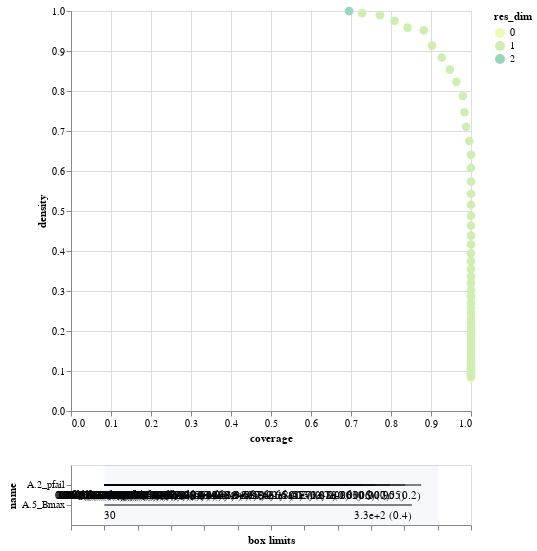

Notebook cell for this chart:
### Code cell
box.inspect_tradeoff()

### Figure 1 — Vega-Lite specification as saved in the notebook (floating-point values rounded to 4 significant figures)
{"config": {"view": {"continuousWidth": 400, "continuousHeight": 300}}, "vconcat": [{"data": {"name": "data-e1563e8d9bee605c06d7f7d34af042b6"}, "mark": {"type": "circle", "size": 75}, "encoding": {"color": {"type": "ordinal", "field": "res_dim", "scale": {"range": ["#eff9b6", "#d0edb3", "#97d6b9", "#5dc0c0", "#31a5c2", "#1f80b8", "#2354a3", "#21318d"]}}, "opacity": {"condition": {"value": 1, "selection": "selector004"}, "value": 0.4}, "tooltip": [{"type": "ordinal", "field": "id"}, {"type": "quantitative", "field": "coverage", "format": ".2"}, {"type": "quantitative", "field": "density", "format": ".2"}, {"type": "ordinal", "field": "res_dim"}], "x": {"type": "quantitative", "field": "coverage"}, "y": {"type": "quantitative", "field": "density"}}, "height": 400, "selection": {"selector004": {"type": "single", "fields": ["id"]}}, "width": 400}, {"layer": [{"data": {"name": "data-24de34e8323664c233fd2178bd64fc2b"}, "mark": "rule", "encoding": {"x": {"type": "quantitative", "axis": {"grid": false, "labels": false, "title": "box limits"}, "field": "x_lower", "scale": {"domain": [0, 1], "padding": 0.1}}, "x2": {"field": "x_upper"}, "y": {"type": "nominal", "field": "name", "scale": {"padding": 1.0}}}, "transform": [{"calculate": "(datum.x1-datum.minimum)/(datum.maximum-datum.minimum)", "as": "x_lower"}, {"calculate": "(datum.x2-datum.minimum)/(datum.maximum-datum.minimum)", "as": "x_upper"}, {"filter": {"selection": "selector004"}}], "width": 400}, {"data": {"name": "data-24de34e8323664c233fd2178bd64fc2b"}, "mark": {"type": "text", "align": "left", "baseline": "top", "dy": 5}, "encoding": {"text": {"type": "ordinal", "field": "text"}, "x": {"type": "quantitative", "axis": {"grid": false, "labels": false, "title": "box limits"}, "field": "x_lower", "scale": {"domain": [0, 1], "padding": 0.1}}, "x2": {"field": "x_upper"}, "y": {"type": "nominal", "field": "name", "scale": {"padding": 1.0}}}, "transform": [{"calculate": "(datum.x1-datum.minimum)/(datum.maximum-datum.minimum)", "as": "x_lower"}, {"calculate": "(datum.x2-datum.minimum)/(datum.maximum-datum.minimum)", "as": "x_upper"}, {"filter": {"selection": "selector004"}}, {"calculate": "datum.qp_lower>0?format(datum.x1, \".2\")+\" (\"+format(datum.qp_lower, \".1~g\")+\")\" :format(datum.x1, \".2\")", "as": "text"}], "width": 400}, {"data": {"name": "data-24de34e8323664c233fd2178bd64fc2b"}, "mark": {"type": "text", "align": "right", "baseline": "top", "dy": 5}, "encoding": {"text": {"type": "ordinal", "field": "text"}, "x": {"type": "quantitative", "field": "x_upper"}, "x2": {"field": "x_upper"}, "y": {"type": "nominal", "field": "name", "scale": {"padding": 1.0}}}, "transform": [{"calculate": "(datum.x1-datum.minimum)/(datum.maximum-datum.minimum)", "as": "x_lower"}, {"calculate": "(datum.x2-datum.minimum)/(datum.maximum-datum.minimum)", "as": "x_upper"}, {"filter": {"selection": "selector004"}}, {"calculate": "datum.qp_upper>0?format(datum.x2, \".2\")+\" (\"+format(datum.qp_upper, \".1\")+\")\" :format(datum.x2, \".2\")", "as": "text"}], "width": 400}, {"data": {"name": "data-bb8d07f6df3d47a6a475317795287b23"}, "mark": {"type": "rect", "opacity": 0.05}, "encoding": {"x": {"type": "quantitative", "field": "start"}, "x2": {"field": "end"}}}, {"data": {"name": "data-d751713988987e9331980363e24189ce"}, "mark": "point", "encoding": {"x": {"type": "quantitative", "field": "x"}, "y": {"type": "nominal", "field": "name"}}, "transform": [{"filter": {"selection": "selector004"}}], "width": 400}, {"data": {"name": "data-d751713988987e9331980363e24189ce"}, "mark": {"type": "text", "align": "center", "baseline": "top", "dy": 5}, "encoding": {"text": {"type": "nominal", "field": "item"}, "x": {"type": "quantitative", "field": "x"}, "y": {"type": "nominal", "field": "name"}}, "transform": [{"filter": {"selection": "selector004"}}], "width": 400}]}], "$schema": "https://vega.github.io/schema/vega-lite/v4.8.1.json", "datasets": {"data-e1563e8d9bee605c06d7f7d34af042b6": [{"coverage": 1.0, "density": 0.082, "id": 0, "mass": 1.0, "mean": 0.082, "res_dim": 0}, {"coverage": 1.0, "density": 0.08632, "id": 1, "mass": 0.95, "mean": 0.08632, "res_dim": 1}, {"coverage": 1.0, "density": 0.09091, "id": 2, "mass": 0.902, "mean": 0.09091, "res_dim": 1}, {"coverage": 1.0, "density": 0.09579, "id": 3, "mass": 0.856, "mean": 0.09579, "res_dim": 1}, {"coverage": 1.0, "density": 0.1009, "id": 4, "mass": 0.813, "mean": 0.1009, "res_dim": 1}, {"coverage": 1.0, "density": 0.1062, "id": 5, "mass": 0.772, "mean": 0.1062, "res_dim": 1}, {"coverage": 1.0, "density": 0.1119, "id": 6, "mass": 0.733, "mean": 0.1119, "res_dim": 1}, {"coverage": 1.0, "density": 0.1178, "id": 7, "mass": 0.696, "mean": 0.1178, "res_dim": 1}, {"coverage": 1.0, "density": 0.1241, "id": 8, "mass": 0.661, "mean": 0.1241, "res_dim": 1}, {"coverage": 1.0, "density": 0.1308, "id": 9, "mass": 0.627, "mean": 0.1308, "res_dim": 1}, {"coverage": 1.0, "density": 0.1378, "id": 10, "mass": 0.595, "mean": 0.1378, "res_dim": 1}, {"coverage": 1.0, "density": 0.1451, "id": 11, "mass": 0.565, "mean": 0.1451, "res_dim": 1}, {"coverage": 1.0, "density": 0.153, "id": 12, "mass": 0.536, "mean": 0.153, "res_dim": 1}, {"coverage": 1.0, "density": 0.1611, "id": 13, "mass": 0.509, "mean": 0.1611, "res_dim": 1}, {"coverage": 1.0, "density": 0.1698, "id": 14, "mass": 0.483, "mean": 0.1698, "res_dim": 1}, {"coverage": 1.0, "density": 0.179, "id": 15, "mass": 0.458, "mean": 0.179, "res_dim": 1}, {"coverage": 1.0, "density": 0.1885, "id": 16, "mass": 0.435, "mean": 0.1885, "res_dim": 1}, {"coverage": 1.0, "density": 0.1985, "id": 17, "mass": 0.413, "mean": 0.1985, "res_dim": 1}, {"coverage": 1.0, "density": 0.2092, "id": 18, "mass": 0.392, "mean": 0.2092, "res_dim": 1}, {"coverage": 1.0, "density": 0.2204, "id": 19, "mass": 0.372, "mean": 0.2204, "res_dim": 1}, {"coverage": 1.0, "density": 0.2323, "id": 20, "mass": 0.353, "mean": 0.2323, "res_dim": 1}, {"coverage": 1.0, "density": 0.2448, "id": 21, "mass": 0.335, "mean": 0.2448, "res_dim": 1}, {"coverage": 1.0, "density": 0.2579, "id": 22, "mass": 0.318, "mean": 0.2579, "res_dim": 1}, {"coverage": 1.0, "density": 0.2715, "id": 23, "mass": 0.302, "mean": 0.2715, "res_dim": 1}, {"coverage": 1.0, "density": 0.2867, "id": 24, "mass": 0.286, "mean": 0.2867, "res_dim": 1}, {"coverage": 1.0, "density": 0.3026, "id": 25, "mass": 0.271, "mean": 0.3026, "res_dim": 1}, {"coverage": 1.0, "density": 0.3191, "id": 26, "mass": 0.257, "mean": 0.3191, "res_dim": 1}, {"coverage": 1.0, "density": 0.3361, "id": 27, "mass": 0.244, "mean": 0.3361, "res_dim": 1}, {"coverage": 1.0, "density": 0.355, "id": 28, "mass": 0.231, "mean": 0.355, "res_dim": 1}, {"coverage": 1.0, "density": 0.3744, "id": 29, "mass": 0.219, "mean": 0.3744, "res_dim": 1}, {"coverage": 1.0, "density": 0.3942, "id": 30, "mass": 0.208, "mean": 0.3942, "res_dim": 1}, {"coverage": 1.0, "density": 0.4162, "id": 31, "mass": 0.197, "mean": 0.4162, "res_dim": 1}, {"coverage": 1.0, "density": 0.4385, "id": 32, "mass": 0.187, "mean": 0.4385, "res_dim": 1}, {"coverage": 1.0, "density": 0.4633, "id": 33, "mass": 0.177, "mean": 0.4633, "res_dim": 1}, {"coverage": 1.0, "density": 0.4881, "id": 34, "mass": 0.168, "mean": 0.4881, "res_dim": 1}, {"coverage": 1.0, "density": 0.5157, "id": 35, "mass": 0.159, "mean": 0.5157, "res_dim": 1}, {"coverage": 1.0, "density": 0.543, "id": 36, "mass": 0.151, "mean": 0.543, "res_dim": 1}, {"coverage": 1.0, "density": 0.5734, "id": 37, "mass": 0.143, "mean": 0.5734, "res_dim": 1}, {"coverage": 1.0, "density": 0.6074, "id": 38, "mass": 0.135, "mean": 0.6074, "res_dim": 1}, {"coverage": 1.0, "density": 0.6406, "id": 39, "mass": 0.128, "mean": 0.6406, "res_dim": 1}, {"coverage": 0.9959, "density": 0.6749, "id": 40, "mass": 0.121, "mean": 0.6749, "res_dim": 1}, {"coverage": 0.9878, "density": 0.7105, "id": 41, "mass": 0.114, "mean": 0.7105, "res_dim": 1}, {"coverage": 0.9837, "density": 0.7469, "id": 42, "mass": 0.108, "mean": 0.7469, "res_dim": 1}, {"coverage": 0.9797, "density": 0.7876, "id": 43, "mass": 0.102, "mean": 0.7876, "res_dim": 1}, {"coverage": 0.9634, "density": 0.8229, "id": 44, "mass": 0.096, "mean": 0.8229, "res_dim": 1}, {"coverage": 0.9472, "density": 0.8535, "id": 45, "mass": 0.091, "mean": 0.8535, "res_dim": 1}, {"coverage": 0.9268, "density": 0.8837, "id": 46, "mass": 0.086, "mean": 0.8837, "res_dim": 1}, {"coverage": 0.9024, "density": 0.9136, "id": 47, "mass": 0.081, "mean": 0.9136, "res_dim": 1}, {"coverage": 0.8821, "density": 0.9518, "id": 48, "mass": 0.076, "mean": 0.9518, "res_dim": 1}, {"coverage": 0.8415, "density": 0.9583, "id": 49, "mass": 0.072, "mean": 0.9583, "res_dim": 1}, {"coverage": 0.8089, "density": 0.9755, "id": 50, "mass": 0.068, "mean": 0.9755, "res_dim": 1}, {"coverage": 0.7724, "density": 0.9896, "id": 51, "mass": 0.064, "mean": 0.9896, "res_dim": 1}, {"coverage": 0.7276, "density": 0.9944, "id": 52, "mass": 0.06, "mean": 0.9944, "res_dim": 1}, {"coverage": 0.6951, "density": 1.0, "id": 53, "mass": 0.057, "mean": 1.0, "res_dim": 2}], "data-24de34e8323664c233fd2178bd64fc2b": [{"x1": 0.0006492, "x2": 0.9502, "name": "A.2_pfail", "id": 1, "minimum": 0.0006492, "maximum": 0.9995, "qp_lower": -1.0, "qp_upper": 0.2093}, {"x1": 0.0006492, "x2": 0.9022, "name": "A.2_pfail", "id": 2, "minimum": 0.0006492, "maximum": 0.9995, "qp_lower": -1.0, "qp_upper": 0.0507}, {"x1": 0.0006492, "x2": 0.8562, "name": "A.2_pfail", "id": 3, "minimum": 0.0006492, "maximum": 0.9995, "qp_lower": -1.0, "qp_upper": 0.006899}, {"x1": 0.0006492, "x2": 0.813, "name": "A.2_pfail", "id": 4, "minimum": 0.0006492, "maximum": 0.9995, "qp_lower": -1.0, "qp_upper": 0.000553}, {"x1": 0.0006492, "x2": 0.7721, "name": "A.2_pfail", "id": 5, "minimum": 0.0006492, "maximum": 0.9995, "qp_lower": -1.0, "qp_upper": 2.526e-05}, {"x1": 0.0006492, "x2": 0.7332, "name": "A.2_pfail", "id": 6, "minimum": 0.0006492, "maximum": 0.9995, "qp_lower": -1.0, "qp_upper": 6.675e-07}, {"x1": 0.0006492, "x2": 0.6958, "name": "A.2_pfail", "id": 7, "minimum": 0.0006492, "maximum": 0.9995, "qp_lower": -1.0, "qp_upper": 1.047e-08}, {"x1": 0.0006492, "x2": 0.6612, "name": "A.2_pfail", "id": 8, "minimum": 0.0006492, "maximum": 0.9995, "qp_lower": -1.0, "qp_upper": 1.007e-10}, {"x1": 0.0006492, "x2": 0.6269, "name": "A.2_pfail", "id": 9, "minimum": 0.0006492, "maximum": 0.9995, "qp_lower": -1.0, "qp_upper": 5.248e-13}, {"x1": 0.0006492, "x2": 0.5946, "name": "A.2_pfail", "id": 10, "minimum": 0.0006492, "maximum": 0.9995, "qp_lower": -1.0, "qp_upper": 1.756e-15}, {"x1": 0.0006492, "x2": 0.5647, "name": "A.2_pfail", "id": 11, "minimum": 0.0006492, "maximum": 0.9995, "qp_lower": -1.0, "qp_upper": 3.714e-18}, {"x1": 0.0006492, "x2": 0.5358, "name": "A.2_pfail", "id": 12, "minimum": 0.0006492, "maximum": 0.9995, "qp_lower": -1.0, "qp_upper": 5.161e-21}, {"x1": 0.0006492, "x2": 0.5086, "name": "A.2_pfail", "id": 13, "minimum": 0.0006492, "maximum": 0.9995, "qp_lower": -1.0, "qp_upper": 4.938e-24}, {"x1": 0.0006492, "x2": 0.4833, "name": "A.2_pfail", "id": 14, "minimum": 0.0006492, "maximum": 0.9995, "qp_lower": -1.0, "qp_upper": 2.811e-27}, {"x1": 0.0006492, "x2": 0.4579, "name": "A.2_pfail", "id": 15, "minimum": 0.0006492, "maximum": 0.9995, "qp_lower": -1.0, "qp_upper": 9.519e-31}, {"x1": 0.0006492, "x2": 0.4347, "name": "A.2_pfail", "id": 16, "minimum": 0.0006492, "maximum": 0.9995, "qp_lower": -1.0, "qp_upper": 2.786e-34}, {"x1": 0.0006492, "x2": 0.413, "name": "A.2_pfail", "id": 17, "minimum": 0.0006492, "maximum": 0.9995, "qp_lower": -1.0, "qp_upper": 5.267e-38}, {"x1": 0.0006492, "x2": 0.3923, "name": "A.2_pfail", "id": 18, "minimum": 0.0006492, "maximum": 0.9995, "qp_lower": -1.0, "qp_upper": 6.538e-42}, {"x1": 0.0006492, "x2": 0.372, "name": "A.2_pfail", "id": 19, "minimum": 0.0006492, "maximum": 0.9995, "qp_lower": -1.0, "qp_upper": 5.442e-46}, {"x1": 0.0006492, "x2": 0.3533, "name": "A.2_pfail", "id": 20, "minimum": 0.0006492, "maximum": 0.9995, "qp_lower": -1.0, "qp_upper": 3.119e-50}, {"x1": 0.0006492, "x2": 0.3348, "name": "A.2_pfail", "id": 21, "minimum": 0.0006492, "maximum": 0.9995, "qp_lower": -1.0, "qp_upper": 1.272e-54}, {"x1": 0.0006492, "x2": 0.3178, "name": "A.2_pfail", "id": 22, "minimum": 0.0006492, "maximum": 0.9995, "qp_lower": -1.0, "qp_upper": 3.842e-59}, {"x1": 0.0006492, "x2": 0.3023, "name": "A.2_pfail", "id": 23, "minimum": 0.0006492, "maximum": 0.9995, "qp_lower": -1.0, "qp_upper": 9.032e-64}, {"x1": 0.0006492, "x2": 0.2863, "name": "A.2_pfail", "id": 24, "minimum": 0.0006492, "maximum": 0.9995, "qp_lower": -1.0, "qp_upper": 6.389e-69}, {"x1": 0.0006492, "x2": 0.2712, "name": "A.2_pfail", "id": 25, "minimum": 0.0006492, "maximum": 0.9995, "qp_lower": -1.0, "qp_upper": 5.821e-74}, {"x1": 0.0006492, "x2": 0.2572, "name": "A.2_pfail", "id": 26, "minimum": 0.0006492, "maximum": 0.9995, "qp_lower": -1.0, "qp_upper": 3.435e-79}, {"x1": 0.0006492, "x2": 0.2442, "name": "A.2_pfail", "id": 27, "minimum": 0.0006492, "maximum": 0.9995, "qp_lower": -1.0, "qp_upper": 1.839e-84}, {"x1": 0.0006492, "x2": 0.2309, "name": "A.2_pfail", "id": 28, "minimum": 0.0006492, "maximum": 0.9995, "qp_lower": -1.0, "qp_upper": 3.439e-90}, {"x1": 0.0006492, "x2": 0.219, "name": "A.2_pfail", "id": 29, "minimum": 0.0006492, "maximum": 0.9995, "qp_lower": -1.0, "qp_upper": 6.094e-96}, {"x1": 0.0006492, "x2": 0.208, "name": "A.2_pfail", "id": 30, "minimum": 0.0006492, "maximum": 0.9995, "qp_lower": -1.0, "qp_upper": 1.158e-101}, {"x1": 0.0006492, "x2": 0.197, "name": "A.2_pfail", "id": 31, "minimum": 0.0006492, "maximum": 0.9995, "qp_lower": -1.0, "qp_upper": 7.071e-108}, {"x1": 0.0006492, "x2": 0.187, "name": "A.2_pfail", "id": 32, "minimum": 0.0006492, "maximum": 0.9995, "qp_lower": -1.0, "qp_upper": 5.093e-114}, {"x1": 0.0006492, "x2": 0.1772, "name": "A.2_pfail", "id": 33, "minimum": 0.0006492, "maximum": 0.9995, "qp_lower": -1.0, "qp_upper": 1.048e-120}, {"x1": 0.0006492, "x2": 0.1682, "name": "A.2_pfail", "id": 34, "minimum": 0.0006492, "maximum": 0.9995, "qp_lower": -1.0, "qp_upper": 2.896e-127}, {"x1": 0.0006492, "x2": 0.1589, "name": "A.2_pfail", "id": 35, "minimum": 0.0006492, "maximum": 0.9995, "qp_lower": -1.0, "qp_upper": 2.015e-134}, {"x1": 0.0006492, "x2": 0.1507, "name": "A.2_pfail", "id": 36, "minimum": 0.0006492, "maximum": 0.9995, "qp_lower": -1.0, "qp_upper": 2.25e-141}, {"x1": 0.0006492, "x2": 0.1429, "name": "A.2_pfail", "id": 37, "minimum": 0.0006492, "maximum": 0.9995, "qp_lower": -1.0, "qp_upper": 2.576e-149}, {"x1": 0.0006492, "x2": 0.1346, "name": "A.2_pfail", "id": 38, "minimum": 0.0006492, "maximum": 0.9995, "qp_lower": -1.0, "qp_upper": 2.245e-157}, {"x1": 0.0006492, "x2": 0.1283, "name": "A.2_pfail", "id": 39, "minimum": 0.0006492, "maximum": 0.9995, "qp_lower": -1.0, "qp_upper": 1.698e-165}, {"x1": 0.0006492, "x2": 0.1208, "name": "A.2_pfail", "id": 40, "minimum": 0.0006492, "maximum": 0.9995, "qp_lower": -1.0, "qp_upper": 3.865e-173}, {"x1": 0.0006492, "x2": 0.1143, "name": "A.2_pfail", "id": 41, "minimum": 0.0006492, "maximum": 0.9995, "qp_lower": -1.0, "qp_upper": 2.74e-180}, {"x1": 0.0006492, "x2": 0.1084, "name": "A.2_pfail", "id": 42, "minimum": 0.0006492, "maximum": 0.9995, "qp_lower": -1.0, "qp_upper": 2.611e-188}, {"x1": 0.0006492, "x2": 0.1017, "name": "A.2_pfail", "id": 43, "minimum": 0.0006492, "maximum": 0.9995, "qp_lower": -1.0, "qp_upper": 1.974e-197}, {"x1": 0.0006492, "x2": 0.09593, "name": "A.2_pfail", "id": 44, "minimum": 0.0006492, "maximum": 0.9995, "qp_lower": -1.0, "qp_upper": 7.578e-203}, {"x1": 0.0006492, "x2": 0.09057, "name": "A.2_pfail", "id": 45, "minimum": 0.0006492, "maximum": 0.9995, "qp_lower": -1.0, "qp_upper": 4.661e-207}, {"x1": 0.0006492, "x2": 0.08597, "name": "A.2_pfail", "id": 46, "minimum": 0.0006492, "maximum": 0.9995, "qp_lower": -1.0, "qp_upper": 2.529e-210}, {"x1": 0.0006492, "x2": 0.08098, "name": "A.2_pfail", "id": 47, "minimum": 0.0006492, "maximum": 0.9995, "qp_lower": -1.0, "qp_upper": 1.239e-212}, {"x1": 0.0006492, "x2": 0.07583, "name": "A.2_pfail", "id": 48, "minimum": 0.0006492, "maximum": 0.9995, "qp_lower": -1.0, "qp_upper": 1.32e-218}, {"x1": 0.0006492, "x2": 0.07221, "name": "A.2_pfail", "id": 49, "minimum": 0.0006492, "maximum": 0.9995, "qp_lower": -1.0, "qp_upper": 7.252e-212}, {"x1": 0.0006492, "x2": 0.06824, "name": "A.2_pfail", "id": 50, "minimum": 0.0006492, "maximum": 0.9995, "qp_lower": -1.0, "qp_upper": 1.293e-207}, {"x1": 0.0006492, "x2": 0.06415, "name": "A.2_pfail", "id": 51, "minimum": 0.0006492, "maximum": 0.9995, "qp_lower": -1.0, "qp_upper": 6.517e-203}, {"x1": 0.0006492, "x2": 0.05964, "name": "A.2_pfail", "id": 52, "minimum": 0.0006492, "maximum": 0.9995, "qp_lower": -1.0, "qp_upper": 6.18e-193}, {"x1": 0.0006492, "x2": 0.05964, "name": "A.2_pfail", "id": 53, "minimum": 0.0006492, "maximum": 0.9995, "qp_lower": -1.0, "qp_upper": 1.516e-184}, {"x1": 30.09, "x2": 325.2, "name": "A.5_Bmax", "id": 53, "minimum": 30.09, "maximum": 349.9, "qp_lower": -1.0, "qp_upper": 0.3857}], "data-bb8d07f6df3d47a6a475317795287b23": [{"start": 0, "end": 1}], "data-d751713988987e9331980363e24189ce": []}}
